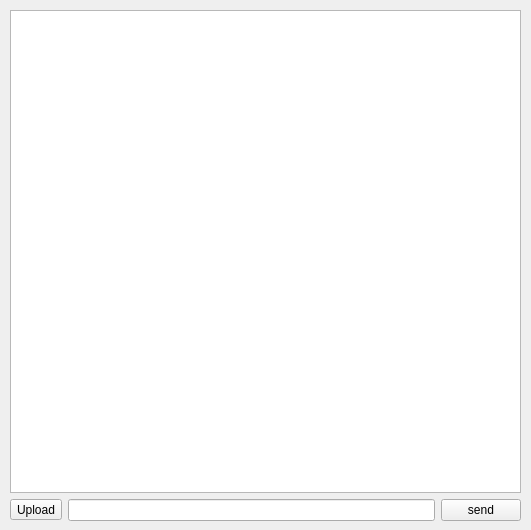
<?xml version="1.0" encoding="UTF-8"?>
<ui version="4.0">
 <class>MessengerWindow</class>
 <widget class="QMainWindow" name="MessengerWindow">
  <property name="geometry">
   <rect>
    <x>0</x>
    <y>0</y>
    <width>531</width>
    <height>530</height>
   </rect>
  </property>
  <property name="windowTitle">
   <string>MainWindow</string>
  </property>
  <widget class="QWidget" name="centralwidget">
   <widget class="QWidget" name="layoutWidget">
    <property name="geometry">
     <rect>
      <x>10</x>
      <y>10</y>
      <width>511</width>
      <height>511</height>
     </rect>
    </property>
    <layout class="QVBoxLayout" name="verticalLayout">
     <item>
      <widget class="QListView" name="listView_chatview">
       <property name="mouseTracking">
        <bool>false</bool>
       </property>
       <property name="editTriggers">
        <set>QAbstractItemView::NoEditTriggers</set>
       </property>
      </widget>
     </item>
     <item>
      <layout class="QHBoxLayout" name="horizontalLayout_2">
       <item>
        <widget class="QToolButton" name="toolButton_fileSend">
         <property name="text">
          <string>Upload</string>
         </property>
        </widget>
       </item>
       <item>
        <layout class="QHBoxLayout" name="horizontalLayout">
         <item>
          <widget class="QLineEdit" name="lineEdit_chat"/>
         </item>
         <item>
          <widget class="QPushButton" name="pushButton">
           <property name="text">
            <string>send</string>
           </property>
          </widget>
         </item>
        </layout>
       </item>
      </layout>
     </item>
    </layout>
   </widget>
  </widget>
 </widget>
 <resources/>
 <connections/>
</ui>
